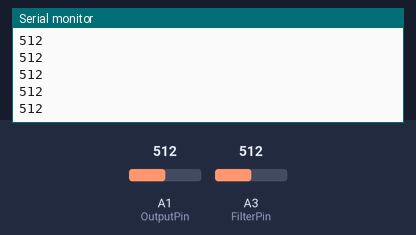
A sketch run on a simulated Arduino Uno, built with avr-gcc and run on an emulated ATmega328P. On the bench: the last lines printed to the serial monitor. The inputs (shaded band) are chosen by the test bench; at power-on: A3 (FilterPin) = 512, A1 (OutputPin) = 512.

Above: at 1.2 s.
1.3 s: A3 (FilterPin) set to 716
At 2.4 s:
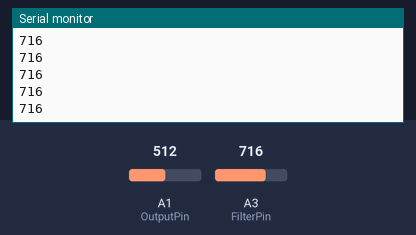
2.8 s: A3 (FilterPin) set to 900
At 3.7 s:
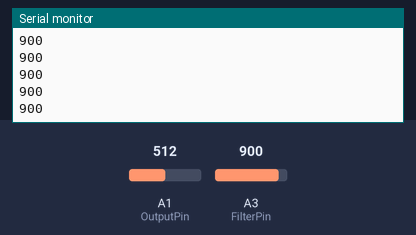
Timing chart, 0 to 5.8 s (numbered marks = the images above; inputs shaded):
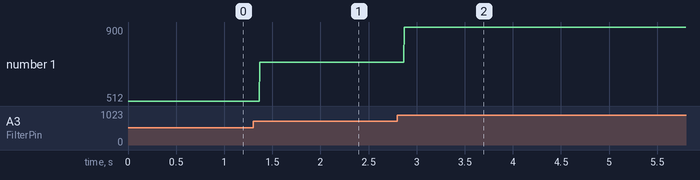

Measured:
- after the input at 1.3 s, the serial monitor: prints a new line after 0.07 s (image 1)
- after the input at 2.8 s, the serial monitor: prints a new line after 0.07 s (image 2)
- plotted number 1: 512 → 716 after the input at 1.3 s, 716 → 900 after the input at 2.8 s

The sketch:

IR_Detectors_test_11_18.ino
```cpp
int sensorPin = A0;    // select the input pin for the TSOP
int OutputPin = A1;
int pot = A2;
int sensorValue = 0;  // variable to store the value coming from the sensor
int PhotoTransistorPin = A5;
int FilterPin = A3;
int OutputPinOutput;
int FilterPinOutput;
void setup() {
  // initialize digital pin LED_BUILTIN as an output.
  Serial.begin(9600);
  pinMode(5, INPUT);
  pinMode(A0, INPUT);
  pinMode(A1, INPUT);

  //pinMode(A2, INPUT);
}

// the loop function runs over and over again forever
void loop() {
  OutputPinOutput = analogRead(OutputPin);
  FilterPinOutput = analogRead(FilterPin);
  //Serial.println(digitalRead(5));
 //Serial.print(OutputPinOutput);
 //Serial.print('\t');
  Serial.println(FilterPinOutput);
  //Serial.print('\t');
  //Serial.println(analogRead(InputPin)-analogRead(OutputPin));
  //Serial.print(analogRead(A0));
  //Serial.print('\t');
  //Serial.println(analogRead(A2));
  //Serial.println(analogRead(PhotoTransistorPin));
}
```
